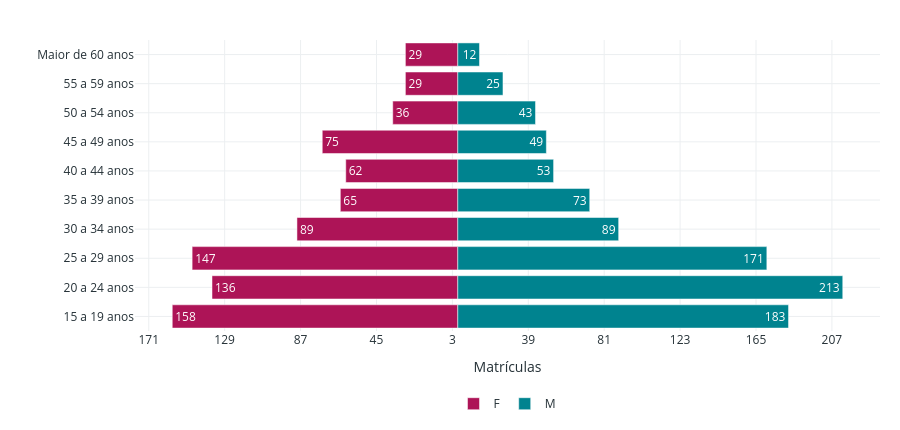

Notebook source saved alongside this figure:
### Markdown cell above
#### Gráfico 15 — Pirâmide etária por sexo

### Code cell
faixas_presentes = [f for f in ORDEM_ETARIA if f in df['Faixa Etária'].dropna().unique()]
piramide_df = df.groupby(['Faixa Etária', 'Sexo'])['Código da Matricula'].nunique().reset_index(name='Qtd')
piramide_df['Faixa Etária'] = pd.Categorical(piramide_df['Faixa Etária'], categories=faixas_presentes, ordered=True)
piramide_df = piramide_df.sort_values('Faixa Etária')
fig_g15 = go.Figure()
sexos = sorted(piramide_df['Sexo'].dropna().unique())
for sexo in sexos:
    subset = piramide_df[piramide_df['Sexo'] == sexo]
    multiplicador = -1 if sexo == sexos[0] else 1
    fig_g15.add_trace(go.Bar(name=sexo, y=subset['Faixa Etária'].astype(str), x=subset['Qtd'] * multiplicador, orientation='h', marker_color=CORES_SEXO.get(sexo, '#757575'), text=subset['Qtd'].astype(str), textposition='inside'))
valor_max = int(piramide_df['Qtd'].max()) if len(piramide_df) else 10
ticks = list(range(-valor_max, valor_max + max(1, valor_max // 5), max(1, valor_max // 5)))
fig_g15.update_layout(barmode='relative', xaxis=dict(tickvals=ticks, ticktext=[str(abs(v)) for v in ticks], title='Matrículas'), yaxis=dict(title=''))
aplicar_layout_light(fig_g15, altura=430)
fig_g15.show()

piramide_df.head()

### Figure 1 — Plotly figure (JSON) as saved in the notebook; plotly's stock layout.template omitted (floating-point values rounded to 4 significant figures)
{"data": [{"marker": {"color": "#AD1457"}, "name": "F", "orientation": "h", "text": ["158", "136", "147", "89", "65", "62", "75", "36", "29", "29"], "textposition": "inside", "type": "bar", "x": [-158, -136, -147, -89, -65, -62, -75, -36, -29, -29], "y": ["15 a 19 anos", "20 a 24 anos", "25 a 29 anos", "30 a 34 anos", "35 a 39 anos", "40 a 44 anos", "45 a 49 anos", "50 a 54 anos", "55 a 59 anos", "Maior de 60 anos"]}, {"marker": {"color": "#00838F"}, "name": "M", "orientation": "h", "text": ["183", "213", "171", "89", "73", "53", "49", "43", "25", "12"], "textposition": "inside", "type": "bar", "x": [183, 213, 171, 89, 73, 53, 49, 43, 25, 12], "y": ["15 a 19 anos", "20 a 24 anos", "25 a 29 anos", "30 a 34 anos", "35 a 39 anos", "40 a 44 anos", "45 a 49 anos", "50 a 54 anos", "55 a 59 anos", "Maior de 60 anos"]}], "layout": {"barmode": "relative", "font": {"color": "#263238"}, "height": 430, "legend": {"orientation": "h", "title": {"text": ""}, "x": 0.5, "xanchor": "center", "y": -0.2, "yanchor": "top"}, "margin": {"b": 85, "l": 20, "r": 20, "t": 40}, "paper_bgcolor": "white", "plot_bgcolor": "white", "title": {"text": ""}, "xaxis": {"gridcolor": "#ECEFF1", "showgrid": true, "ticktext": ["213", "171", "129", "87", "45", "3", "39", "81", "123", "165", "207", "249"], "tickvals": [-213, -171, -129, -87, -45, -3, 39, 81, 123, 165, 207, 249], "title": {"text": "Matrículas"}, "zeroline": false}, "yaxis": {"gridcolor": "#ECEFF1", "showgrid": true, "title": {"text": ""}, "zeroline": false}}}
